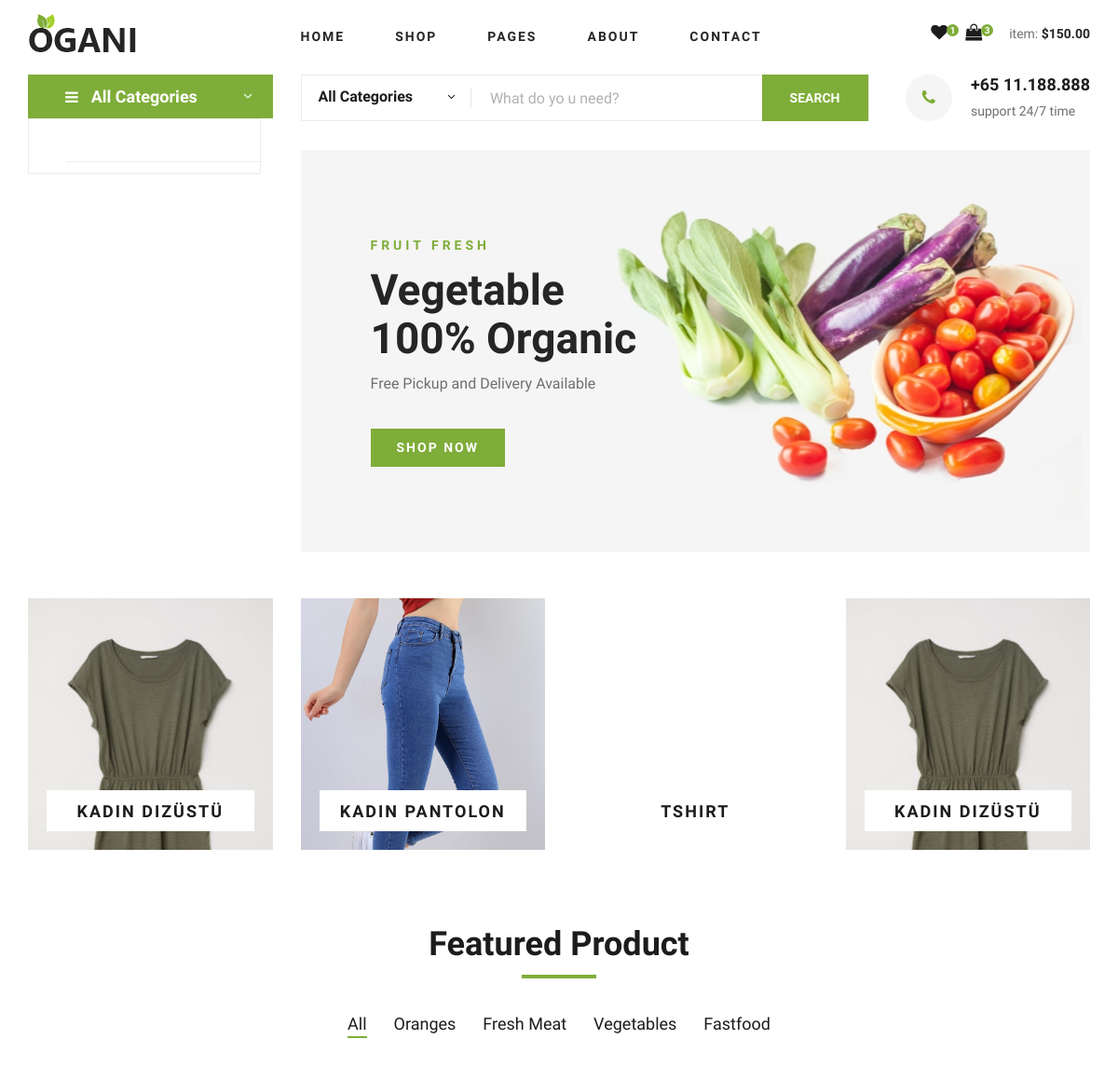
Before: / (upper part) with the older database file.
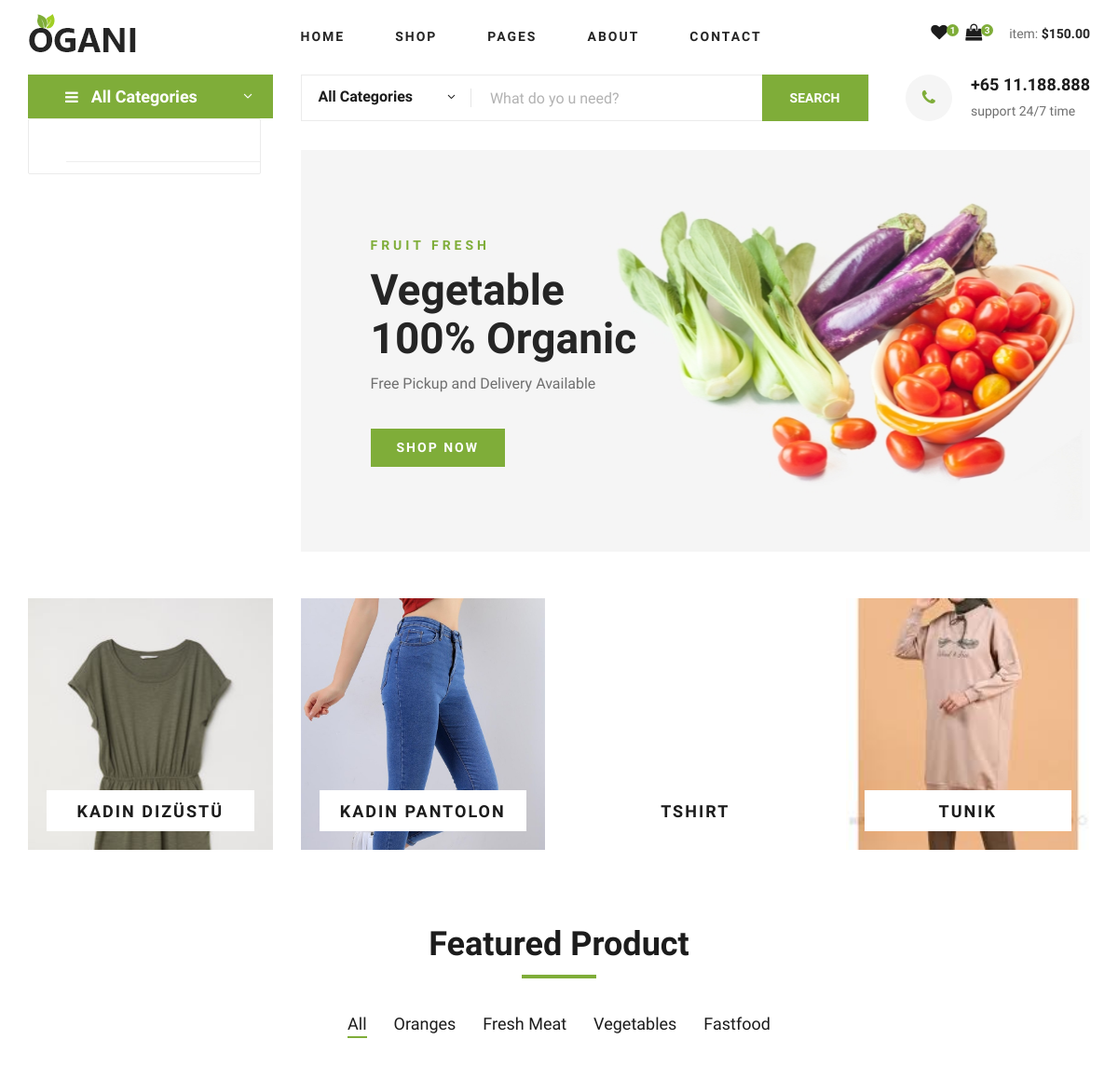
After: the same page with the newer database file.
### Produce/models.py (models this page shows, shortened)
class Produce(models.Model):
        STATUS = (
            ('True', 'Evet'),
            ('False', 'Hayır'),
        )
        category = models.ForeignKey(Category, on_delete=models.CASCADE)  # category tablosu ile ilişki
        title = models.CharField(blank=True, max_length=100)
        keywords = models.CharField(blank=True, max_length=255)
        description = models.CharField(blank=True, max_length=255)
        image = models.ImageField(blank=True, upload_to='images/')
        cost=models.FloatField()
        Quantity=models.IntegerField()
        slug=models.SlugField(blank=True, max_length=150)
        detail = RichTextUploadingField()
        status = models.CharField(max_length=10, choices=STATUS)
        created_at = models.DateTimeField(auto_now_add=True)
        updated_at = models.DateTimeField(auto_now=True)
        def image_tag(self):
            return  mark_safe('<img src ="{}" height="50"/>'.format(self.image.url))
        image_tag.short_description='Image'

### home/views.py (the view)
# urls.py: path('',views.index,name='index')
def index(request):
    setting=Setting.objects.get(pk=1)
    sliderdata=Produce.objects.all()[:5]
    category=Category.objects.all()
    context={'setting':setting,'page':'home',
             'sliderdata':sliderdata,'category':category}
    return render(request,'index.html',context)

### home/templates/index.html (shortened to what this page needs)
{% extends "homebase.html" %}
{% block slider %} {% include "slider.html" %}{% endblock %}
{% block content %}{% include "content.html" %} {% endblock %}

### home/templates/slider.html
{% load static %}
<section class="categories">
        <div class="container">
            <div class="row">
                <div class="categories__slider owl-carousel">
                    {% for rs in sliderdata %}
                    <div class="col-lg-3">
                        <div class="categories__item set-bg" data-setbg="{{  rs.image.url }}">
                            <h5><a href="/produce/{{ rs.id }}/{{ rs.slug }}">{{ rs.title }}</a></h5>
                        </div>
                    </div>
                    {% endfor %}
                </div>
            </div>
        </div>
    </section>

Changed rows visible on the page:
added Produce: shows a picture, title "TUNIK"
